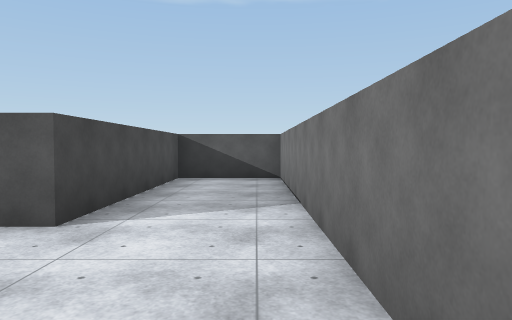
view 1 (above)

20 first-person views from a walk through a Unity game level. The camera is 1.4 m above the floor, tilts 2° down and sees 70° across. The floor is counted in squares, 2 m on a side. Each view is taken from the middle of a square. On the plan, view 1 faces up. The plan holds only what a view shows up to about 11 squares ahead; the rest is blank. The place goes on beyond the plan. The player is left out. Some animated figures are left out. Surface patterns are stand-ins for the level's own textures.

view 2
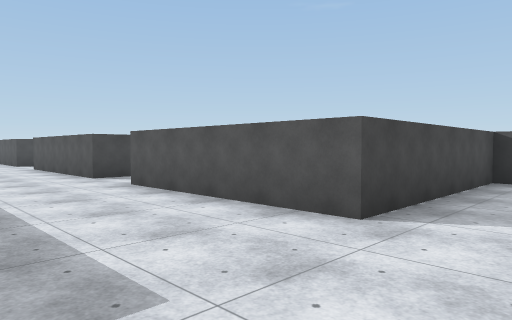

view 3
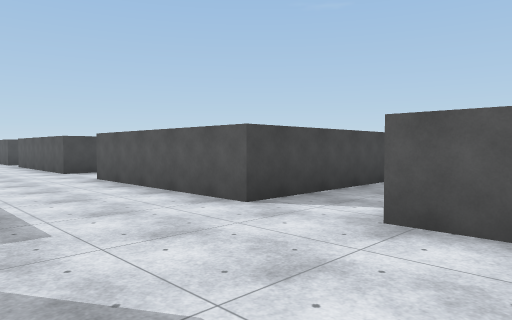

view 4
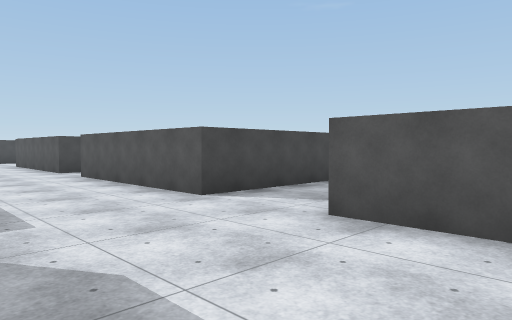

view 5
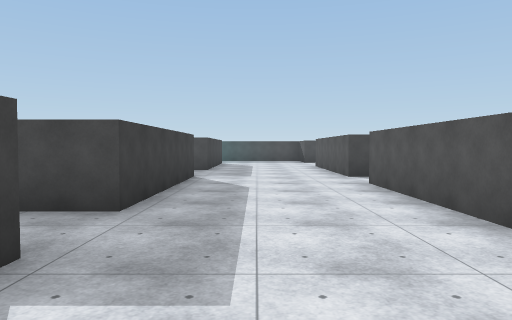

view 6
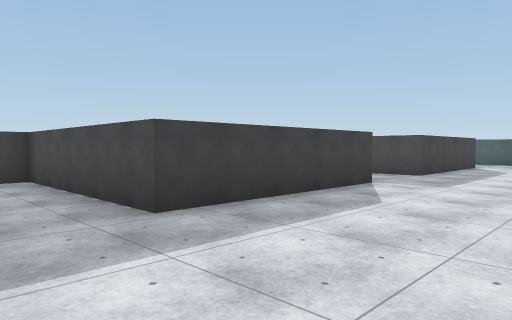

view 7
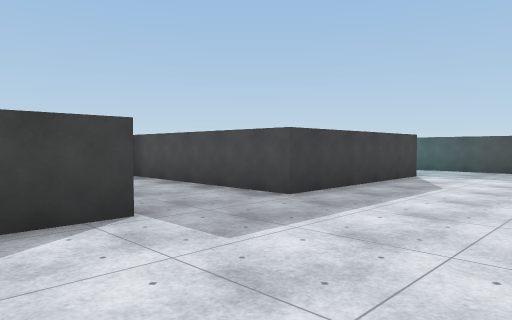

view 8
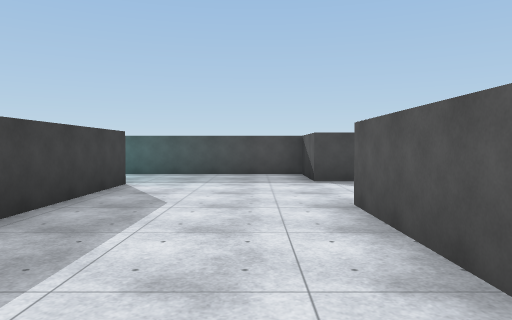

view 9
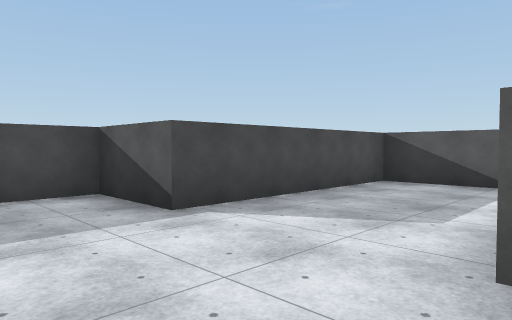

view 10
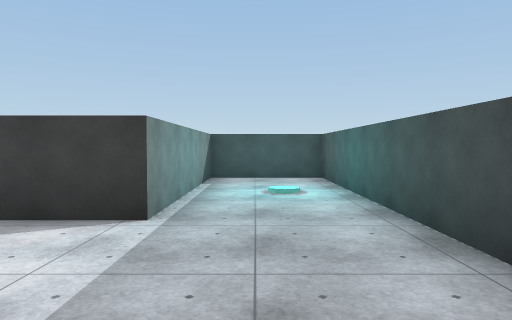

view 11
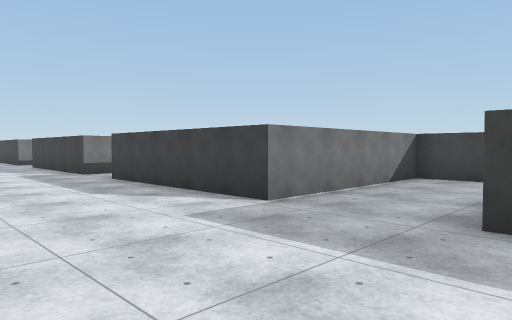

view 12
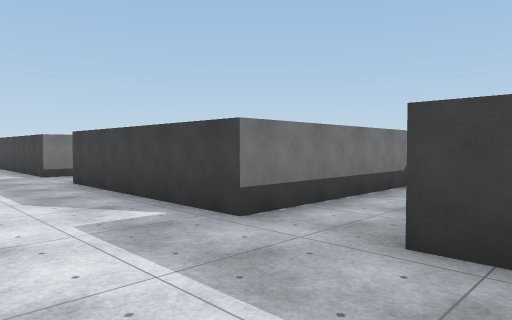

view 13
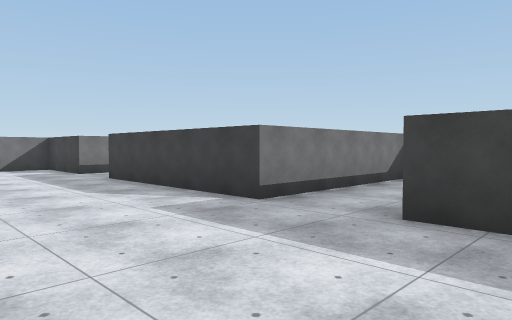

view 14
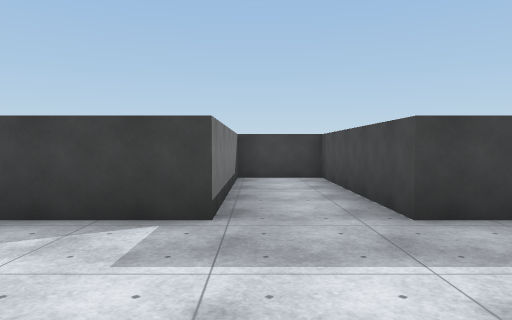

view 15
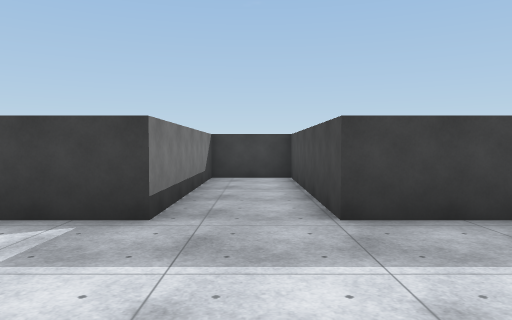

view 16
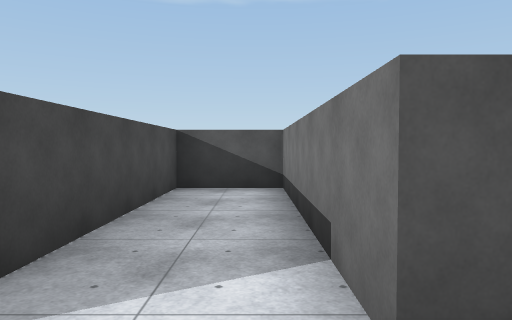

view 17
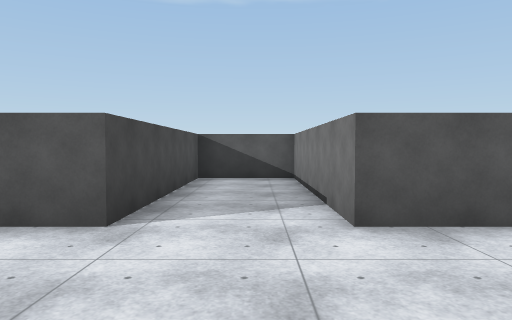

view 18
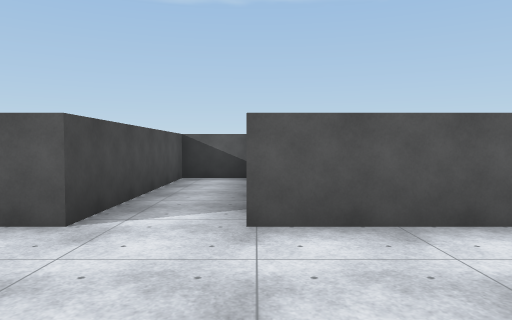

view 19
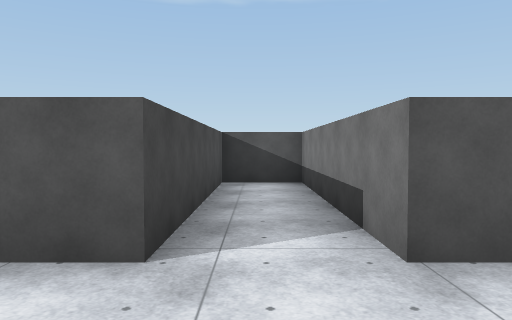

view 20
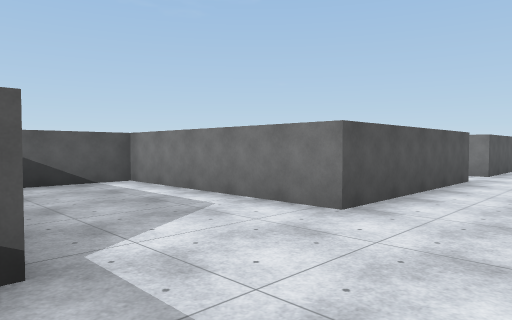

### Floor plan
Points are (right, up) in squares from view 1. A wall is a line through its corners. A room is listed if a view was taken in it or the views show most of it. See-through windows are left out.
Room 1 (views 1, 2, 3, 4, 5, 6, 7, 8, 9, 10, 11, 12, 13, 14, 15, 16, 17, 18, 19, 20)
walls: (-15.3, -4.6) (-15.3, -0.5) (-10.5, -0.5) (-10.5, -5.4) (-8.6, -5.4) (-8.6, -0.5) (-3.8, -0.5) (-3.8, -5.4) (-2, -5.4) (-2, -0.5) (0.1, -0.5); (0.6, -0.1) (0.6, 8.3) (-1.8, 8.3) (-1.8, 3.2) (-6.5, 3.2) (-6.5, 8.3) (-8.4, 8.3) (-8.4, 3.2) (-13.1, 3.2) (-13.1, 8.3) (-15.3, 8.3) (-15.3, 3.2) (-20.1, 3.2) (-20.1, 8.3) (-21.7, 8.3) (-21.7, 3.2) (-26.4, 3.2) (-26.4, 8.3) (-29.5, 8.3) (-29.5, 3.2) (-31.5, 3.2) (-31.5, -5.4) (-29, -5.4) (-29, -0.5) (-24.2, -0.5) (-24.2, -5.4) (-21.7, -5.4) (-21.7, -0.5) (-17, -0.5) (-17, -5.4) (-16.4, -5.4)
objects: cyan disc (-30, -3)

Where each view was taken, in squares from view 1:
view 1: 0 up, 0 right, facing up
view 2: 0 up, 0 right, facing up-left
view 3: 0 up, 5 left, facing up-left
view 4: 0 up, 11 left, facing up-left
view 5: 1 up, 13 left, facing left
view 6: 3 up, 15 left, facing down-left
view 7: 3 up, 20 left, facing down-left
view 8: 2 up, 22 left, facing left
view 9: 1 up, 26 left, facing up-left
view 10: 3 up, 30 left, facing down
view 11: 3 up, 25 left, facing down-right
view 12: 2 up, 18 left, facing down-right
view 13: 3 up, 12 left, facing down-right
view 14: 3 up, 9 left, facing down
view 15: 3 up, 3 left, facing down
view 16: 2 up, 7 left, facing up
view 17: 0 up, 14 left, facing up
view 18: 0 up, 20 left, facing up
view 19: 1 up, 21 left, facing up
view 20: 1 up, 30 left, facing up-right
